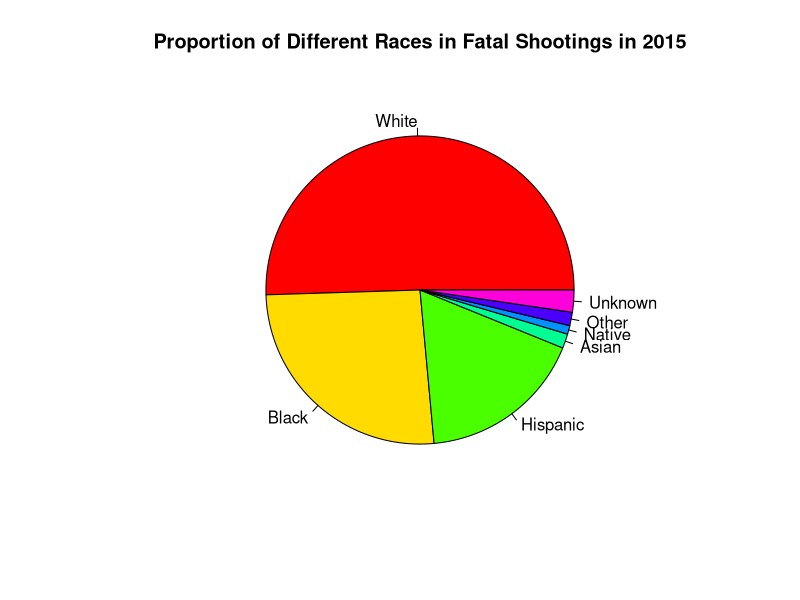
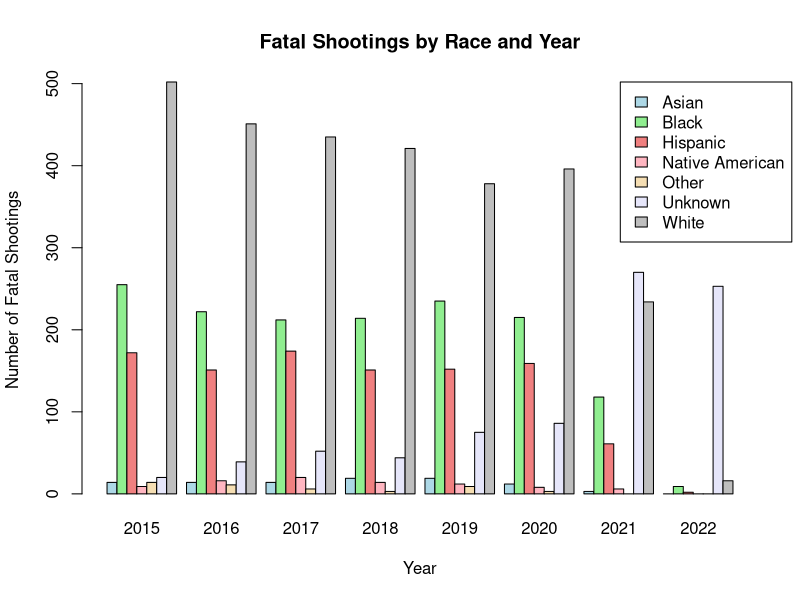
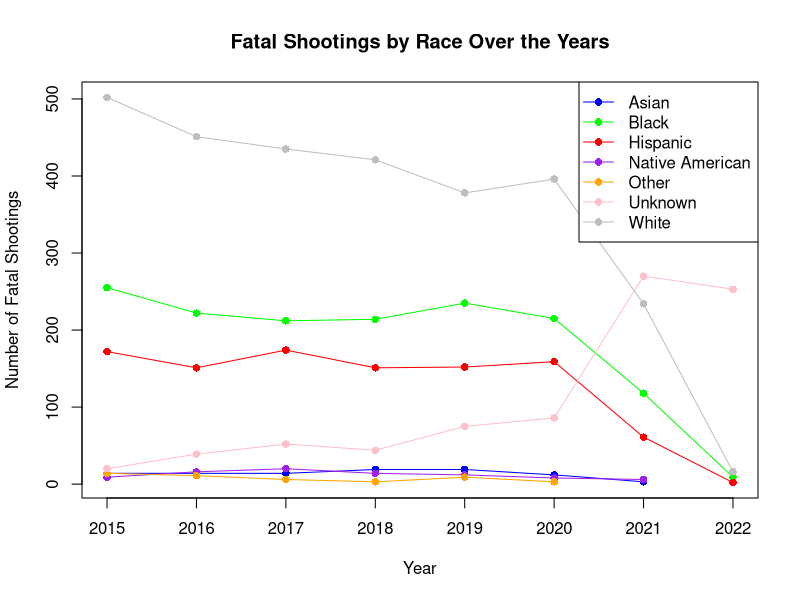

Write the R code that produced these figures, in order.
## ---- chunk 1
FatalShootingsStats <- read.csv("FatalPoliceShootings_US.csv")

print(class(FatalShootingsStats))

head(FatalShootingsStats)
## ---- chunk 2
#Convert the `date` column to Date format so can extract the year
FatalShootingsStats$date <- as.Date(FatalShootingsStats$date, format = "%m/%d/%Y")

#Made new column for year as an int
FatalShootingsStats$year <- as.integer(format(FatalShootingsStats$date, "%Y"))


## ---- chunk 3
#Analyze 2015 as a test run

data_filtered <- FatalShootingsStats[FatalShootingsStats$year == 2015, ]


#Grab the total amount of times certain races are in the data
asian_count <- nrow(data_filtered[data_filtered$race_name == 'Asian', ])
black_count <- nrow(data_filtered[data_filtered$race_name == 'Black', ])
white_count <- nrow(data_filtered[data_filtered$race_name == 'White', ])
hispanic_count <- nrow(data_filtered[data_filtered$race_name == 'Hispanic', ])
native_count <- nrow(data_filtered[data_filtered$race_name == 'Native American', ])
other_count <- nrow(data_filtered[data_filtered$race_name == 'Other', ])
unknown_count <- nrow(data_filtered[data_filtered$race_name == 'Unknown', ])

#Created a data.frame with counts so can plot them
race_counts <- data.frame(
  race = c("White", "Black", "Hispanic", "Asian", "Native", "Other", "Unknown"),
  count = c(white_count, black_count, hispanic_count, asian_count, native_count, other_count, unknown_count)
)

#Created a pie chart
pie(race_counts$count, 
    labels = race_counts$race, 
    main = "Proportion of Different Races in Fatal Shootings in 2015",
    col = rainbow(length(race_counts$count)))


## ---- chunk 4
## Sophia's addition 
#creating subsets by year

FatalShootingsStats <- na.omit(FatalShootingsStats) # getting rid of rows with any NA values


data_15 <- subset(FatalShootingsStats, FatalShootingsStats$year == 2015 )
data_16 <- subset(FatalShootingsStats, FatalShootingsStats$year == 2016 )
data_17 <- subset(FatalShootingsStats, FatalShootingsStats$year == 2017 )
data_18 <- subset(FatalShootingsStats, FatalShootingsStats$year == 2018 )
data_19 <- subset(FatalShootingsStats, FatalShootingsStats$year == 2019 )
data_20 <- subset(FatalShootingsStats, FatalShootingsStats$year == 2020 )
data_21 <- subset(FatalShootingsStats, FatalShootingsStats$year == 2021 )
data_22 <- subset(FatalShootingsStats, FatalShootingsStats$year == 2022 )
# basic stats dependent on year
total <- c(nrow(data_15), nrow(data_16), nrow(data_17), nrow(data_18), nrow(data_19), nrow(data_20), nrow(data_21), nrow(data_22) )

average_age <- c(mean(data_15$age), mean(data_16$age), mean(data_17$age), mean(data_18$age), mean(data_19$age), mean(data_20$age), mean(data_21$age), mean(data_22$age))

bodycam_false <- c(sum(data_15$body_camera == "FALSE"), sum(data_16$body_camera == "FALSE"), sum(data_17$body_camera == "FALSE"), sum(data_18$body_camera == "FALSE"), sum(data_19$body_camera == "FALSE"), sum(data_20$body_camera == "FALSE"), sum(data_21$body_camera == "FALSE"), sum(data_22$body_camera == "FALSE"))

bodycam_true <- c(sum(data_15$body_camera == "TRUE"), sum(data_16$body_camera == "TRUE"), sum(data_17$body_camera == "TRUE"), sum(data_18$body_camera == "TRUE"), sum(data_19$body_camera == "TRUE"), sum(data_20$body_camera == "TRUE"), sum(data_21$body_camera == "TRUE"), sum(data_22$body_camera == "TRUE"))

bodycam_percent <- c((bodycam_true[1]/total[1]), (bodycam_true[2]/total[2]),(bodycam_true[3]/total[3]),(bodycam_true[4]/total[4]),(bodycam_true[5]/total[5]),(bodycam_true[6]/total[6]),(bodycam_true[7]/total[7]),(bodycam_true[8]/total[7]))

year_stats <- data.frame(total, round(average_age, 1), bodycam_false, bodycam_true, bodycam_percent ) 
names(year_stats) <- c("Total Fatal Shootings", "Average Age", "No Body Camera", "Yes Body Camera", "percent of yes body camera")
rownames(year_stats) <- c("2015", "2016", "2017", "2018", "2019", "2020", "2021", "2022")
year_stats





## ---- chunk 5
# adding colunm for current president -> is not currently working,  


FatalShootingsStats$month <- as.integer(format(FatalShootingsStats$date, "%m"))
FatalShootingsStats$day <- as.integer(format(FatalShootingsStats$date, "%d"))

FatalShootingsStats$President <-ifelse(FatalShootingsStats$month >= 1 & FatalShootingsStats$day >=20 & FatalShootingsStats$year >=2021, FatalShootingsStats$President <-"Joseph R. Biden", FatalShootingsStats$President <-"Donald Trump")

FatalShootingsStats$President <-ifelse((FatalShootingsStats$month >= 1 & FatalShootingsStats$day >=20 & FatalShootingsStats$year <=2016), FatalShootingsStats$President <-"Barack Obama", FatalShootingsStats$President <-"Donald Trump")
data_18 <- subset(FatalShootingsStats, FatalShootingsStats$year >= 2015 )

data_18

## ---- chunk 6
# Aggregate data by year and race_name
race_year_counts <- aggregate(FatalShootingsStats$race_name, 
                              by = list(Year = FatalShootingsStats$year, 
                                        Race = FatalShootingsStats$race_name), 
        
                      FUN = length)

# Rename the count column for clarity
colnames(race_year_counts)[3] <- "Count"

# Create a matrix to store counts for each race across years
race_counts_matrix <- xtabs(Count ~ Race + Year, data = race_year_counts)

# Set up colors for each race
colors <- c("lightblue", "lightgreen", "lightcoral", "lightpink", "wheat", "lavender", "gray")

# Create the bar plot
barplot(race_counts_matrix, beside = TRUE, col = colors,
        main = "Fatal Shootings by Race and Year",
        xlab = "Year", ylab = "Number of Fatal Shootings", 
        legend.text = rownames(race_counts_matrix), 
        args.legend = list(x = "topright", inset = c(-0.05, 0)))

## ---- chunk 7
# Set up an empty plot with the correct axes limits
plot(NULL, xlim = range(race_year_counts$Year), 
     ylim = range(race_year_counts$Count), 
     xlab = "Year", ylab = "Number of Fatal Shootings", 
     main = "Fatal Shootings by Race Over the Years")

# Define colors for each race
race_colors <- c("blue", "green", "red", "purple", "orange", "pink", "gray")

# Get unique races
unique_races <- unique(race_year_counts$Race)

# Loop through each race to plot its line on the graph
for (i in 1:length(unique_races)) {
  # Subset data for the current race
  race_data <- subset(race_year_counts, Race == unique_races[i])
  
  # Plot the line for this race
  lines(race_data$Year, race_data$Count, type = "o", col = race_colors[i], pch = 16)
}

# Add a legend
legend("topright", legend = unique_races, col = race_colors, pch = 16, lty = 1)
